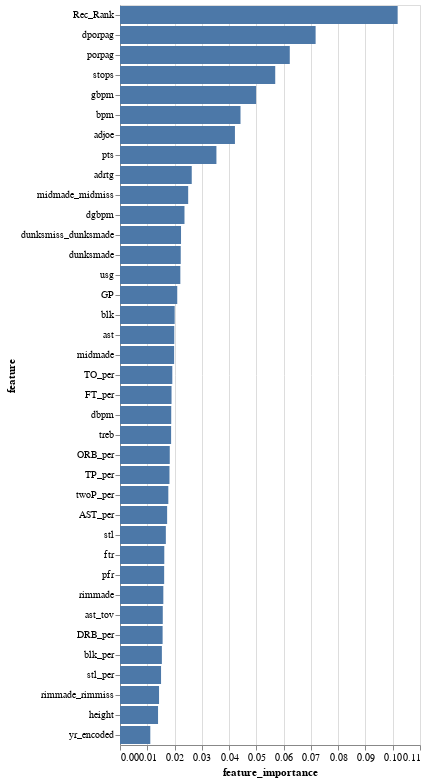

The cell this chart's notebook holds for it:
### Code cell
#Create a bar chart showing the features importance for the random tree model
alt.Chart(feat_imp_et_df).mark_bar().encode(
    x='feature_importance',
    y=alt.Y("feature", sort='-x'),
    tooltip=['feature','feature_importance'])

### Figure 1 — Vega-Lite specification as saved in the notebook (floating-point values rounded to 4 significant figures)
{"config": {"view": {"continuousWidth": 300, "continuousHeight": 300}}, "data": {"name": "data-663440c98e2767014ecebe5e6cc3f6ac"}, "mark": {"type": "bar"}, "encoding": {"tooltip": [{"field": "feature", "type": "nominal"}, {"field": "feature_importance", "type": "quantitative"}], "x": {"field": "feature_importance", "type": "quantitative"}, "y": {"field": "feature", "sort": "-x", "type": "nominal"}}, "$schema": "https://vega.github.io/schema/vega-lite/v5.20.1.json", "datasets": {"data-663440c98e2767014ecebe5e6cc3f6ac": [{"feature": "GP", "feature_importance": 0.02099}, {"feature": "usg", "feature_importance": 0.02213}, {"feature": "ORB_per", "feature_importance": 0.01825}, {"feature": "DRB_per", "feature_importance": 0.01563}, {"feature": "AST_per", "feature_importance": 0.01728}, {"feature": "TO_per", "feature_importance": 0.01918}, {"feature": "FT_per", "feature_importance": 0.0189}, {"feature": "twoP_per", "feature_importance": 0.01772}, {"feature": "TP_per", "feature_importance": 0.01815}, {"feature": "blk_per", "feature_importance": 0.01536}, {"feature": "stl_per", "feature_importance": 0.01505}, {"feature": "ftr", "feature_importance": 0.01624}, {"feature": "porpag", "feature_importance": 0.06225}, {"feature": "adjoe", "feature_importance": 0.04214}, {"feature": "pfr", "feature_importance": 0.01619}, {"feature": "Rec_Rank", "feature_importance": 0.1018}, {"feature": "ast_tov", "feature_importance": 0.01568}, {"feature": "rimmade", "feature_importance": 0.01589}, {"feature": "rimmade_rimmiss", "feature_importance": 0.01432}, {"feature": "midmade", "feature_importance": 0.01984}, {"feature": "midmade_midmiss", "feature_importance": 0.025}, {"feature": "dunksmade", "feature_importance": 0.02227}, {"feature": "dunksmiss_dunksmade", "feature_importance": 0.02237}, {"feature": "adrtg", "feature_importance": 0.02631}, {"feature": "dporpag", "feature_importance": 0.07173}, {"feature": "stops", "feature_importance": 0.05692}, {"feature": "bpm", "feature_importance": 0.04418}, {"feature": "dbpm", "feature_importance": 0.01878}, {"feature": "gbpm", "feature_importance": 0.04991}, {"feature": "dgbpm", "feature_importance": 0.02364}, {"feature": "treb", "feature_importance": 0.01874}, {"feature": "ast", "feature_importance": 0.0199}, {"feature": "stl", "feature_importance": 0.01681}, {"feature": "blk", "feature_importance": 0.02005}, {"feature": "pts", "feature_importance": 0.03536}, {"feature": "height", "feature_importance": 0.01395}, {"feature": "yr_encoded", "feature_importance": 0.01111}]}}
